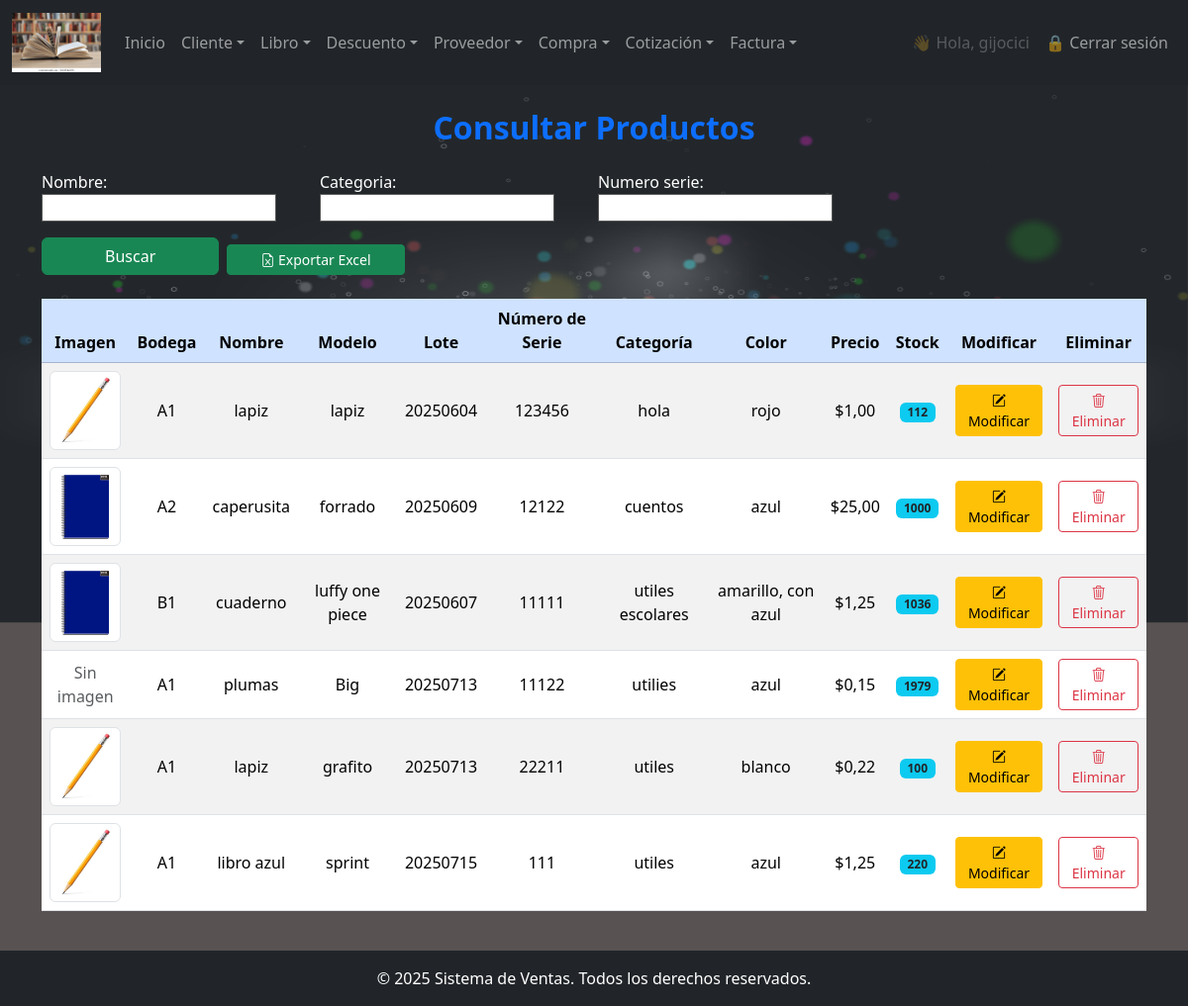
Page /producto/consultar/ (signed in) on the earlier database version.
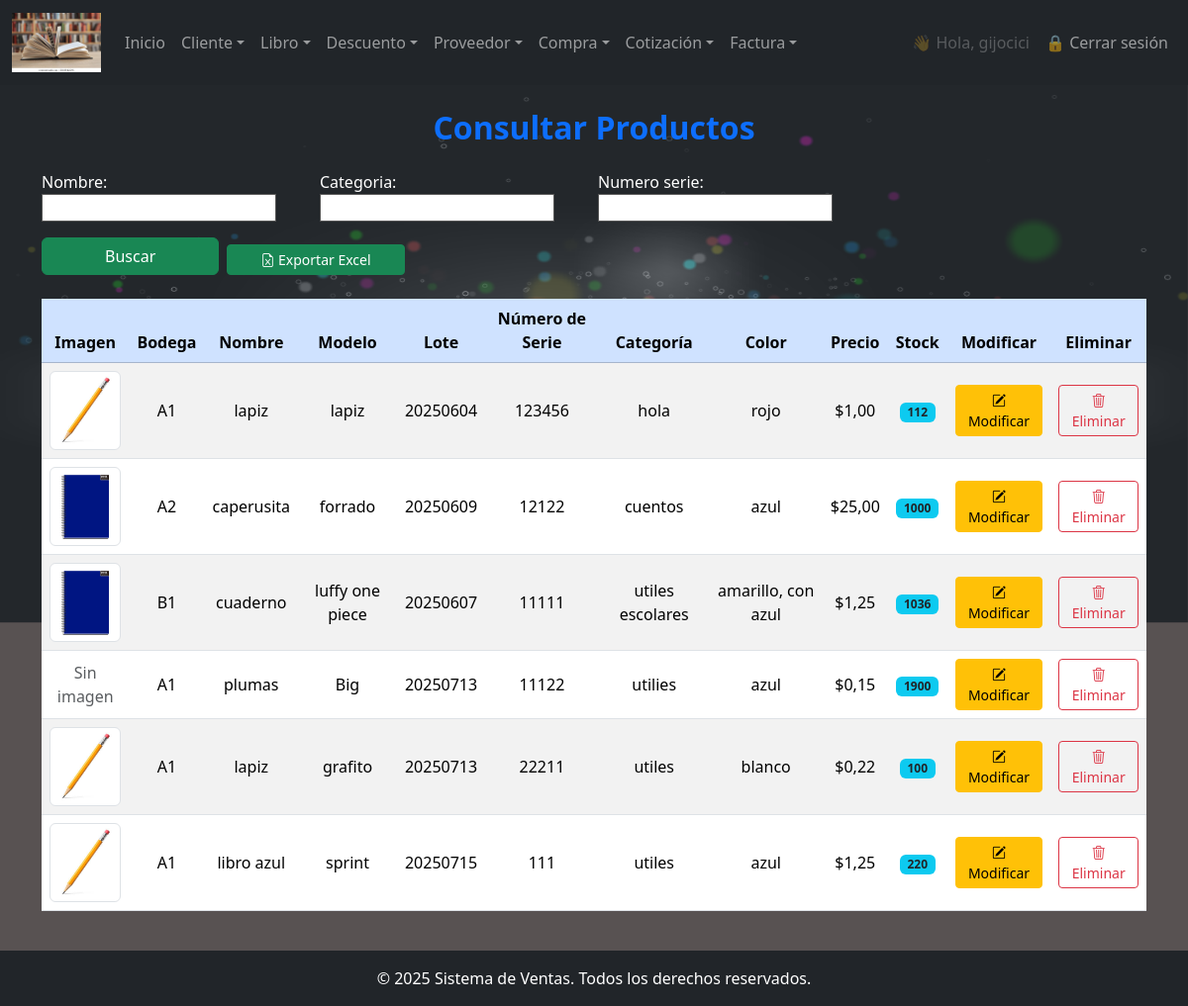
Same page on the later database version.
### miapp/models.py (models this page shows, shortened)
class Producto(models.Model):
    numero_serie = models.CharField(max_length=100, unique=True,)
    lote = models.CharField(max_length=50)  # Nuevo campo
    bodega = models.ForeignKey(Bodega, on_delete=models.CASCADE, null=True, blank=True)
    imagen = models.ImageField(upload_to='productos/', blank=True, null=True)
    nombre = models.CharField(max_length=100)
    modelo = models.CharField(max_length=100)
    color = models.CharField(max_length=50)
    categoria = models.CharField(max_length=100)
    precio = models.DecimalField(max_digits=10, decimal_places=2, default= Decimal('0.00'))  # Más seguro que Float
    stock = models.IntegerField(default=0)
    fecha_creacion = models.DateTimeField(auto_now_add=True)
    fecha_modificacion = models.DateTimeField(auto_now=True)
    creacion_usuario = models.CharField(max_length=50)
    modificacion_usuario = models.CharField(max_length=50)
    ESTADO_CHOICES = [
        (1, 'Activo'),
        (0, 'Inactivo'),
    ]
    estado = models.IntegerField(choices=ESTADO_CHOICES, default=1)
    class Meta:
        db_table = "producto"
        verbose_name = "producto"
        verbose_name_plural = "productos"

class Bodega(models.Model):
    nombre = models.CharField(max_length=100)
    direccion = models.CharField(max_length=200, blank=True)

### miapp/views.py (the view)
        def wrapper(request, *args, **kwargs):
            if not request.user.is_authenticated:
                return redirect('login')
            try:
                empleado = Empleado.objects.get(user=request.user)
                if empleado.cargo.nombre.lower() in [c.lower() for c in nombre_cargos]:
                    return view_func(request, *args, **kwargs)
            except Empleado.DoesNotExist:
                pass
            return redirect('no_autorizado')

### miapp/forms.py
class BuscarProductoForm(forms.Form):
    nombre = forms.CharField(max_length=20, required=False)
    categoria = forms.CharField(max_length=40, required=False)
    numero_serie = forms.CharField(max_length=20, required=False)
    estado = forms.ChoiceField(
        choices=[('', 'Todos'), ('1', 'Activo'), ('0', 'Inactivo')],
        required=False
    )
    fecha = forms.DateTimeField(
        required=False,
        widget=forms.DateInput(
            format=('%Y-%m-%d'),
            attrs={
                'placeholder': 'Seleccione la fecha de creación',
                'type': 'date'
            }
        )
    )

### miapp/views.py (called while the page is built, shortened)
@login_required
@cargo_requerido(['Admin', 'Gerente', 'cajero', 'supervisor'])
def consultar_producto(request):
    productos = Producto.objects.all()
    form = BuscarProductoForm(request.POST or None)
    context = {
        'productos': productos,
        'buscador_Producto': form,
    }
    return render(request, 'facturacion_cliente/producto/consultar_producto.html', context)

### miapp/templates/facturacion_cliente/producto/consultar_producto.html (shortened to what this page needs)
{% extends 'index.html' %}
{% block main %}
<div class="container my-4">
  <h2 class="text-center mb-4 text-primary"><b>Consultar Productos</b></h2>
  <form method="post" class="mb-4">
    <div class="row g-2 align-items-end">
      <div class="col-md-3">{{ buscador_Producto.nombre.label_tag }}{{ buscador_Producto.nombre }}</div>
      <div class="col-md-3">{{ buscador_Producto.categoria.label_tag }}{{ buscador_Producto.categoria }}</div>
      <div class="col-md-3">{{ buscador_Producto.numero_serie.label_tag }}{{ buscador_Producto.numero_serie }}</div>
      <div class="col-md-2 mt-3">
        <button type="submit" class="btn btn-success w-100">
           Buscar
        </button>
      </div>
      <div class="col-md-2 mt-3">
  <a href="{% url 'exportar_excel_producto' %}" class="btn btn-sm btn-success w-100" title="Descargar Excel">
    <i class="bi bi-file-earmark-excel"></i> Exportar Excel
  </a>
</div>
    </div>
  </form>
  <div class="table-responsive">
    <table class="table table-striped table-hover align-middle">
      <thead class="table-primary text-center">
        <tr>
          <th>Imagen</th>
          <th>Bodega</th>
          <th>Nombre</th>
          <th>Modelo</th>
          <th>Lote</th>
          <th>Número de Serie</th>
          <th>Categoría</th>
          <th>Color</th>
          <th>Precio</th>
          <th>Stock</th>
          <th>Modificar</th>
          <th>Eliminar</th>
        </tr>
      </thead>
      <tbody>
        {% if productos %}
          {% for f in productos %}
          <tr class="text-center">
            <td>
              {% if f.imagen %}
              <img src="{{ f.imagen.url }}" class="img-thumbnail imagen-miniatura" alt="Imagen" style="width: 80px; height: 80px; cursor: pointer;" data-bs-toggle="modal" data-bs-target="#imagenModal" data-src="{{ f.imagen.url }}">
              {% else %}
              <span class="text-muted">Sin imagen</span>
              {% endif %}
            </td>
            <td>{{ f.bodega.nombre }}</td>
            <td>{{ f.nombre }}</td>
            <td>{{ f.modelo }}</td>
            <td>{{ f.lote }}</td>
            <td>{{ f.numero_serie }}</td>
            <td>{{ f.categoria }}</td>
            <td>{{ f.color }}</td>
            <td>${{ f.precio }}</td>
            <td><span class="badge bg-info text-dark">{{ f.stock }}</span></td>
            <td>
              <a href="{% url 'modificar_producto' f.id %}" class="btn btn-warning btn-sm">
                <i class="bi bi-pencil-square"></i> Modificar
              </a>
            </td>
            <td>
              <a href="{% url 'eliminar_producto' f.id %}" class="btn btn-outline-danger btn-sm" onclick="return confirm('¿Estás seguro de eliminar este producto?')">
                <i class="bi bi-trash3"></i> Eliminar
              </a>
            </td>
          </tr>
          {% endfor %}
        {% else %}
          <tr><td colspan="12" class="text-center">No hay productos para mostrar.</td></tr>
        {% endif %}
      </tbody>
    </table>
  </div>
</div>
{% endblock %}

Differences in the rows shown:
changed Producto "plumas": stock "1979" → "1900"
